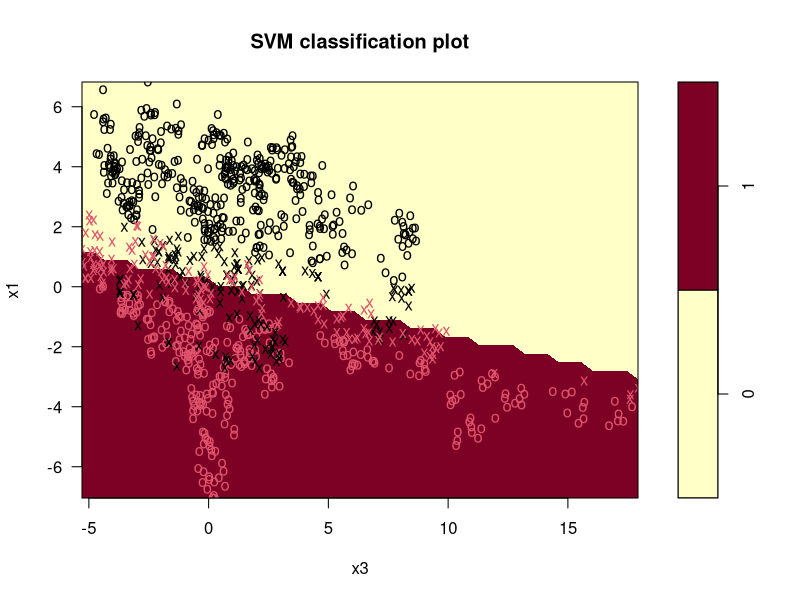

Source code (R):
library(e1071)

bank_train = read.csv('BankTrain.csv')

y = bank_train$y
x1 = bank_train$x1
x3 = bank_train$x3

dat = data.frame(x1, x3, y = as.factor(y))

set.seed(001)
tune.out = tune(svm, y~., data = dat, kernel = 'linear',
                ranges = list(cost = c(0.1, 1, 10, 100, 1000)))
summary(tune.out)

svmfit = svm(y~., data = dat, kernel = 'linear', cost = 10)
summary(svmfit)
plot(svmfit, dat, main = 'SVM classification with cost = 10')

bank_test = read.csv('BankTest.csv')

y = bank_test$y
x1 = bank_test$x1
x3 = bank_test$x3

dat = data.frame(x1, x3, y = as.factor(y))

table(true = dat[, 'y'],
      pred = predict(tune.out$best.mode, newdata = dat))